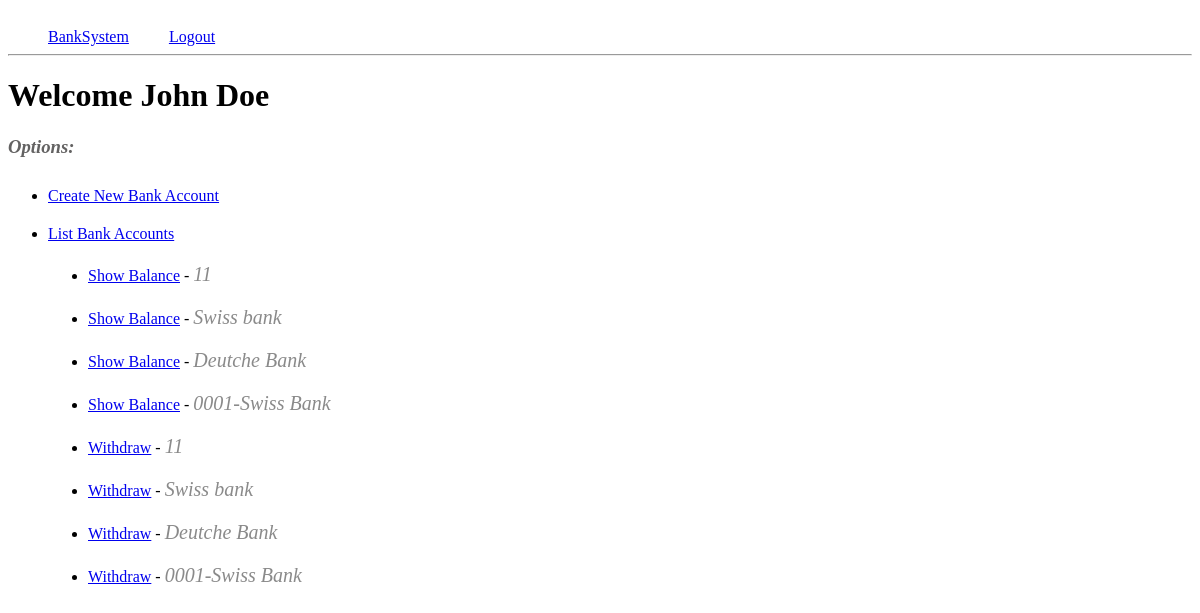
The page /dashboard/ (signed in) on the database as committed earlier.
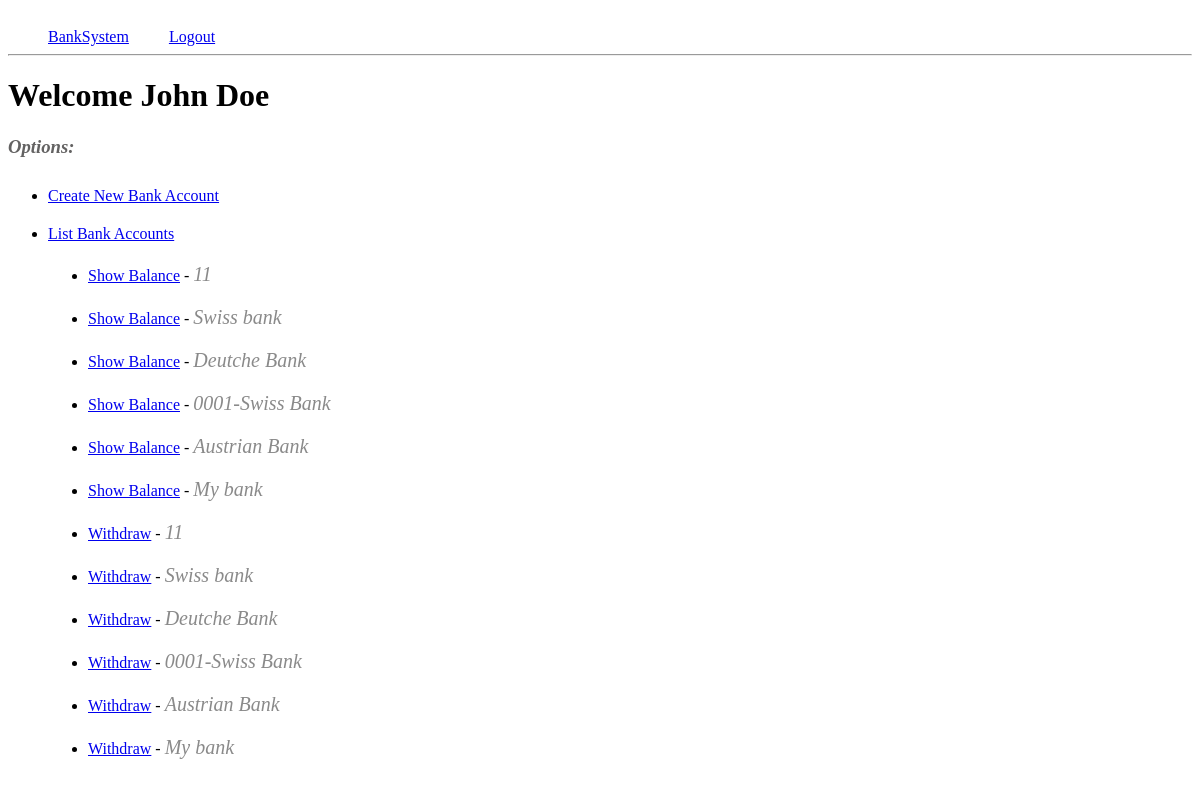
The same page on the database as committed later.
### banksystem/models.py (models this page shows, shortened)
class Customer(models.Model):
    name = models.CharField(max_length=255)
    user = models.OneToOneField(User, on_delete=models.CASCADE)
    address = models.TextField()
    phone_number = models.CharField(max_length=15)
    initial_balance = models.DecimalField(max_digits=10, decimal_places=2)

class BankAccount(models.Model):
    customer = models.ForeignKey(Customer, on_delete=models.CASCADE)
    account_number = models.CharField(max_length=20, unique=True)
    balance = models.DecimalField(max_digits=10, decimal_places=2)

### banksystem/views.py (the view)
# urls.py: path("dashboard/", customer_dashboard, name="customer_dashboard"),
@login_required(login_url="/login")
def customer_dashboard(request):
    customer = request.user.customer
    accounts = BankAccount.objects.filter(customer=customer)
    show_balance_urls = {}
    for account in accounts:
        account_number = account.account_number
        show_balance_url = reverse(
            "show_balance", kwargs={"account_number": str(account_number)}
        )
        print(f"Account: {account_number}, URL: {show_balance_url}")
        show_balance_urls[account_number] = show_balance_url
    return render(
        request,
        "dashboard.html",
        {
            "customer": customer,
            "accounts": accounts,
            "show_balance_urls": show_balance_urls,
        },
    )

### banksystem/templatetags/custom_filters.py (called while the page is built)
@register.filter
def get_show_balance_url(account_number):
    return reverse("show_balance", kwargs={"account_number": account_number})

### templates/dashboard.html (shortened to what this page needs)
{% load custom_filters %}
<html>
  <head>
    <link
      rel="stylesheet"
      href="https://dhbhdrzi4tiry.cloudfront.net/cdn/sites/foundation.min.css"
    />
    <link rel="stylesheet" href="../../static/style.css" />
  </head>
  <div class="row logout-div">
    <a class="" href="{% url ''%}">BankSystem</a>
    <a class="logout" href="{% url 'user-logout'%}">Logout</a>
  </div>
  <hr />
  <div class="row small-up-1 medium-up-2 large-up-3">
    <h1>Welcome {{ customer.name }}</h1>
    <h3 class="options">Options:</h3>
    <ul class="options-list">
      <li><a href="{% url 'create_account' %}">Create New Bank Account</a></li>
      <li><a href="{% url 'list_bank_accounts' %}">List Bank Accounts</a></li>
      {% for account in accounts %}
      <li class="show-balance-list">
        <a href="{{ account.account_number|get_show_balance_url }}"
          >Show Balance</a
        >
        - <span class="account-name">{{ account.account_number }}</span>
      </li>
      {% endfor %}  {% for account in accounts %}
      <li class="show-balance-list">
        <a href="{% url 'withdraw' account_number=account.account_number %}"
          >Withdraw</a
        >
        - <span class="account-name">{{ account.account_number }}</span>
      </li>
      {% endfor %}
    </ul>
  </div>
</html>

### static/style.css (style rules this page uses)
.logout { text-align: right; }
.logout-div { display: flex; justify-content: flex-start; padding: 20px 0 0 0; }
.logout-div a { padding: 0 0 0 40px; }
.options { font-style: italic; color: #636262; }
.options-list { padding: 0 0 0 40px; }
.options-list li { padding: 10px 0 10px 0; }
.account-name { font-size: 20px; font-style: italic; color: #8a8a8a; }
.show-balance-list { margin: 0 0 0 40px; }

Rows that differ between the two databases and show on the page:
added BankAccount: account_number "Austrian Bank"
added BankAccount: account_number "My bank"
